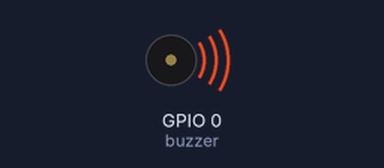
The program below on a simulated ESP32 board running MicroPython. Shown: buzzer (waves = sounding).

Above: at 0.1 s.
Timing chart, 0 to 40.0 s (numbered marks = the images above):
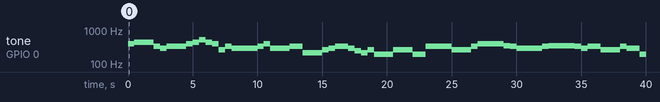

Measured:
- by itself, tone on GPIO 0 (buzzer): plays 393 Hz for 0.50 s, 441 Hz for 1.5 s, 330 Hz for 0.50 s, 294 Hz for 0.50 s, 330 Hz for 1.5 s, 393 Hz for 0.50 s … (44 notes in this stretch)

The program:

BuzzerBeep.py
```python
# -*- coding: utf-8 -*-
# ==============================================================================
# 项目名称：基于 ESP32 的环境检测与智能报警系统
# 课程名称：《物联网应用系统》课程设计
# 开发时间：2026-09
# 开发环境：ESP32-WROOM-32 + MicroPython + Thonny IDE
# ------------------------------------------------------------------------------
# 文件说明：无源蜂鸣器单模块测试程序（课程实验例程，用于前期硬件验证）
# 功能简介：用 PWM 驱动接在 GPIO0 的无源蜂鸣器，循环播放两首简单乐曲，
#           用于验证蜂鸣器接线、发声频率与占空比是否正常，并可通过修改
#           音谱数组自行创作歌曲。
#           本文件不参与系统最终运行，主程序 main.py 中报警音固定用 2000Hz。
# ==============================================================================
from machine import Pin, PWM

from utime import sleep


ESP32TEST_Buzzer = 0             # 无源蜂鸣器管脚定义


# 音谱定义

Tone_CL = [0, 131, 147, 165, 175, 196, 211, 248]        # 低C音符的频率

Tone_CM = [0, 262, 294, 330, 350, 393, 441, 495]        # 中C音的频率

Tone_CH = [0, 525, 589, 661, 700, 786, 882, 990]        # 高C音符的频率


# 第一首歌音谱

ESP32TEST_song_1 = [ Tone_CM[3], Tone_CM[5], Tone_CM[6], Tone_CM[3], Tone_CM[2], Tone_CM[3], Tone_CM[5], Tone_CM[6],

                    Tone_CH[1], Tone_CM[6], Tone_CM[5], Tone_CM[1], Tone_CM[3], Tone_CM[2], Tone_CM[2], Tone_CM[3],

                    Tone_CM[5], Tone_CM[2], Tone_CM[3], Tone_CM[3], Tone_CL[6], Tone_CL[6], Tone_CL[6], Tone_CM[1],

                    Tone_CM[2], Tone_CM[3], Tone_CM[2], Tone_CL[7], Tone_CL[6], Tone_CM[1], Tone_CL[5] ]

# 第1首歌的节拍，1表示1/8拍

ESP32TEST_beat_1 = [ 1, 1, 3, 1, 1, 3, 1, 1,

                    1, 1, 1, 1, 1, 1, 3, 1,

                    1, 3, 1, 1, 1, 1, 1, 1,

                    1, 2, 1, 1, 1, 1, 1, 1,

                    1, 1, 3 ]

# 第二首歌音谱

ESP32TEST_song_2 = [ Tone_CM[1], Tone_CM[1], Tone_CM[1], Tone_CL[5], Tone_CM[3], Tone_CM[3], Tone_CM[3], Tone_CM[1],

                    Tone_CM[1], Tone_CM[3], Tone_CM[5], Tone_CM[5], Tone_CM[4], Tone_CM[3], Tone_CM[2], Tone_CM[2],

                    Tone_CM[3], Tone_CM[4], Tone_CM[4], Tone_CM[3], Tone_CM[2], Tone_CM[3], Tone_CM[1], Tone_CM[1],

                    Tone_CM[3], Tone_CM[2], Tone_CL[5], Tone_CL[7], Tone_CM[2], Tone_CM[1] ]


# 第2首歌的节拍，1表示1/8拍

ESP32TEST_beat_2 = [ 1, 1, 2, 2, 1, 1, 2, 2,

                    1, 1, 2, 2, 1, 1, 3, 1,

                    1, 2, 2, 1, 1, 2, 2, 1,

                    1, 2, 2, 1, 1, 3 ]


# GPIO设置函数

# 功能：初始化蜂鸣器 PWM 对象，上电时保持静音
def ESP32TEST_setup():

    global  buzzer

    # duty 取 512 约为 50% 占空比（范围 0~1023），占空比越大声音越响
    # freq 先设为 0 表示不发声，实际播放时由 playtone() 设置具体频率
    buzzer = PWM(Pin(ESP32TEST_Buzzer), freq=0, duty=512)  # 无源蜂鸣器管脚定义


# 播放音乐函数

# 功能：把发声频率设为 frequency(Hz)——无源蜂鸣器靠改变频率来发出不同音高
def playtone(frequency):

    buzzer.freq(frequency)


# 停止播放函数

# 功能：释放 PWM 资源，蜂鸣器停止发声
def bequiet():

    buzzer.deinit()


# 循环函数

def ESP32TEST_loop():

    while True:

        #    播放第一首歌音乐...

        for i in range(1, len(ESP32TEST_song_1)):     # 播放第一首歌

            playtone(ESP32TEST_song_1[i]) # 设置歌曲音符的频率

            sleep(ESP32TEST_beat_1[i] * 0.5) # 延迟一个节拍* 0.5秒的音符


        sleep(1)   # 等待下一首歌。


        #    播放第二首歌音乐...

        for i in range(1, len(ESP32TEST_song_2)):     # 播放第二首歌

            playtone(ESP32TEST_song_2[i]) # 设置歌曲音符的频率

            sleep(ESP32TEST_beat_2[i] * 0.5)     # 延迟一个节拍* 0.5秒的音符


        sleep(1)   # 等待下一首歌


# 程序入口

if __name__ == '__main__':

    ESP32TEST_setup()

    try:

        ESP32TEST_loop()

    except KeyboardInterrupt:  # 当按下Ctrl+C时，将执行destroy()子程序。

        bequiet()    # 停止播放
```
